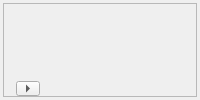
             <widget class="QWidget" name="futuremovie2" native="true">
              <layout class="QVBoxLayout" name="verticalLayout_29">
               <property name="spacing">
                <number>0</number>
               </property>
               <property name="leftMargin">
                <number>3</number>
               </property>
               <property name="topMargin">
                <number>3</number>
               </property>
               <property name="rightMargin">
                <number>3</number>
               </property>
               <property name="bottomMargin">
                <number>3</number>
               </property>
               <item>
                <widget class="QFrame" name="frame_futuremovie2">
                 <property name="frameShape">
                  <enum>QFrame::StyledPanel</enum>
                 </property>
                 <property name="frameShadow">
                  <enum>QFrame::Raised</enum>
                 </property>
                 <layout class="QVBoxLayout" name="verticalLayout_33">
                  <property name="spacing">
                   <number>0</number>
                  </property>
                  <property name="leftMargin">
                   <number>0</number>
                  </property>
                  <property name="topMargin">
                   <number>0</number>
                  </property>
                  <property name="rightMargin">
                   <number>0</number>
                  </property>
                  <property name="bottomMargin">
                   <number>0</number>
                  </property>
                  <item>
                   <layout class="QHBoxLayout" name="horizontalLayout_57" stretch="2,3,3">
                    <property name="spacing">
                     <number>0</number>
                    </property>
                    <property name="sizeConstraint">
                     <enum>QLayout::SetFixedSize</enum>
                    </property>
                    <item>
                     <layout class="QVBoxLayout" name="verticalLayout_30" stretch="5,1">
                      <property name="spacing">
                       <number>2</number>
                      </property>
                      <item>
                       <layout class="QHBoxLayout" name="horizontalLayout_58">
                        <item>
                         <widget class="QLabel" name="posterLabel_f2">
                          <property name="sizePolicy">
                           <sizepolicy hsizetype="Expanding" vsizetype="Expanding">
                            <horstretch>0</horstretch>
                            <verstretch>0</verstretch>
                           </sizepolicy>
                          </property>
                          <property name="styleSheet">
                           <string notr="true"/>
                          </property>
                          <property name="text">
                           <string/>
                          </property>
                         </widget>
                        </item>
                       </layout>
                      </item>
                      <item>
                       <layout class="QHBoxLayout" name="horizontalLayout_59">
                        <item alignment="Qt::AlignHCenter|Qt::AlignVCenter">
                         <widget class="QToolButton" name="detailButton_f2">
                          <property name="sizePolicy">
                           <sizepolicy hsizetype="Ignored" vsizetype="Ignored">
                            <horstretch>0</horstretch>
                            <verstretch>0</verstretch>
                           </sizepolicy>
                          </property>
                          <property name="maximumSize">
                           <size>
                            <width>16777215</width>
                            <height>16777215</height>
                           </size>
                          </property>
                          <property name="text">
                           <string>...</string>
                          </property>
                          <property name="arrowType">
                           <enum>Qt::RightArrow</enum>
                          </property>
                         </widget>
                        </item>
                       </layout>
                      </item>
                     </layout>
                    </item>
                    <item>
                     <layout class="QVBoxLayout" name="verticalLayout_31" stretch="1,1,1,1">
                      <property name="spacing">
                       <number>4</number>
                      </property>
                      <item>
                       <layout class="QHBoxLayout" name="horizontalLayout_60">
                        <item>
                         <widget class="QLabel" name="nameLabel_f2">
                          <property name="sizePolicy">
                           <sizepolicy hsizetype="Ignored" vsizetype="Preferred">
                            <horstretch>0</horstretch>
                            <verstretch>0</verstretch>
                           </sizepolicy>
                          </property>
                          <property name="styleSheet">
                           <string notr="true"/>
                          </property>
                          <property name="text">
                           <string/>
                          </property>
                         </widget>
                        </item>
                       </layout>
                      </item>
                      <item>
                       <layout class="QHBoxLayout" name="horizontalLayout_61">
                        <item>
                         <widget class="QLabel" name="yearLabel_f2">
                          <property name="text">
                           <string/>
                          </property>
                         </widget>
                        </item>
                       </layout>
                      </item>
                      <item>
                       <layout class="QHBoxLayout" name="horizontalLayout_62">
                        <item>
                         <widget class="QLabel" name="regionLabel_f2">
                          <property name="sizePolicy">
                           <sizepolicy hsizetype="Ignored" vsizetype="Preferred">
                            <horstretch>0</horstretch>
                            <verstretch>0</verstretch>
                           </sizepolicy>
                          </property>
                          <property name="styleSheet">
                           <string notr="true"/>
                          </property>
                          <property name="text">
                           <string/>
                          </property>
                         </widget>
                        </item>
                       </layout>
                      </item>
                      <item>
                       <layout class="QHBoxLayout" name="horizontalLayout_63">
                        <item>
                         <widget class="QLabel" name="directorLabel_f2">
                          <property name="sizePolicy">
                           <sizepolicy hsizetype="Ignored" vsizetype="Preferred">
                            <horstretch>0</horstretch>
                            <verstretch>0</verstretch>
                           </sizepolicy>
                          </property>
                          <property name="styleSheet">
                           <string notr="true"/>
                          </property>
                          <property name="text">
                           <string/>
                          </property>
                         </widget>
                        </item>
                       </layout>
                      </item>
                     </layout>
                    </item>
                    <item>
                     <layout class="QVBoxLayout" name="verticalLayout_32" stretch="1,1,1,1">
                      <property name="spacing">
                       <number>4</number>
                      </property>
                      <item>
                       <layout class="QHBoxLayout" name="horizontalLayout_64">
                        <item>
                         <widget class="QLabel" name="ypucLabel_f2">
                          <property name="sizePolicy">
                           <sizepolicy hsizetype="Ignored" vsizetype="Preferred">
                            <horstretch>0</horstretch>
                            <verstretch>0</verstretch>
                           </sizepolicy>
                          </property>
                          <property name="font">
                           <font>
                            <pointsize>9</pointsize>
                           </font>
                          </property>
                          <property name="styleSheet">
                           <string notr="true"/>
                          </property>
                          <property name="text">
                           <string/>
                          </property>
                         </widget>
                        </item>
                       </layout>
                      </item>
                      <item>
                       <layout class="QHBoxLayout" name="horizontalLayout_65">
                        <item>
                         <layout class="QGridLayout" name="gridLayout_10">
                          <property name="spacing">
                           <number>0</number>
                          </property>
                          <item row="0" column="0">
                           <widget class="QLabel" name="label_f2_y1">
                            <property name="sizePolicy">
                             <sizepolicy hsizetype="Ignored" vsizetype="Preferred">
                              <horstretch>0</horstretch>
                              <verstretch>0</verstretch>
                             </sizepolicy>
                            </property>
                            <property name="text">
                             <string/>
                            </property>
                           </widget>
                          </item>
                          <item row="0" column="1">
                           <widget class="QLabel" name="label_f2_y2">
                            <property name="sizePolicy">
                             <sizepolicy hsizetype="Ignored" vsizetype="Preferred">
                              <horstretch>0</horstretch>
                              <verstretch>0</verstretch>
                             </sizepolicy>
                            </property>
                            <property name="text">
                             <string/>
                            </property>
                           </widget>
                          </item>
                          <item row="0" column="2">
                           <widget class="QLabel" name="label_f2_y3">
                            <property name="sizePolicy">
                             <sizepolicy hsizetype="Ignored" vsizetype="Preferred">
                              <horstretch>0</horstretch>
                              <verstretch>0</verstretch>
                             </sizepolicy>
                            </property>
                            <property name="text">
                             <string/>
                            </property>
                           </widget>
                          </item>
                          <item row="0" column="3">
                           <widget class="QLabel" name="label_f2_y4">
                            <property name="sizePolicy">
                             <sizepolicy hsizetype="Ignored" vsizetype="Preferred">
                              <horstretch>0</horstretch>
                              <verstretch>0</verstretch>
                             </sizepolicy>
                            </property>
                            <property name="text">
                             <string/>
                            </property>
                           </widget>
                          </item>
                          <item row="0" column="4">
                           <widget class="QLabel" name="label_f2_y5">
                            <property name="sizePolicy">
                             <sizepolicy hsizetype="Ignored" vsizetype="Preferred">
                              <horstretch>0</horstretch>
                              <verstretch>0</verstretch>
                             </sizepolicy>
                            </property>
                            <property name="text">
                             <string/>
                            </property>
                           </widget>
                          </item>
                         </layout>
                        </item>
                       </layout>
                      </item>
                      <item>
                       <layout class="QHBoxLayout" name="horizontalLayout_66">
                        <item>
                         <widget class="QLabel" name="dbLabel_f2">
                          <property name="sizePolicy">
                           <sizepolicy hsizetype="Ignored" vsizetype="Preferred">
                            <horstretch>0</horstretch>
                            <verstretch>0</verstretch>
                           </sizepolicy>
                          </property>
                          <property name="font">
                           <font>
                            <pointsize>9</pointsize>
                           </font>
                          </property>
                          <property name="styleSheet">
                           <string notr="true"/>
                          </property>
                          <property name="text">
                           <string/>
                          </property>
                         </widget>
                        </item>
                       </layout>
                      </item>
                      <item>
                       <layout class="QHBoxLayout" name="horizontalLayout_67">
                        <item>
                         <layout class="QGridLayout" name="gridLayout_11">
                          <property name="spacing">
                           <number>0</number>
                          </property>
                          <item row="0" column="3">
                           <widget class="QLabel" name="label_f2_d4">
                            <property name="sizePolicy">
                             <sizepolicy hsizetype="Ignored" vsizetype="Preferred">
                              <horstretch>0</horstretch>
                              <verstretch>0</verstretch>
                             </sizepolicy>
                            </property>
                            <property name="text">
                             <string/>
                            </property>
                           </widget>
                          </item>
                          <item row="0" column="1">
                           <widget class="QLabel" name="label_f2_d2">
                            <property name="sizePolicy">
                             <sizepolicy hsizetype="Ignored" vsizetype="Preferred">
                              <horstretch>0</horstretch>
                              <verstretch>0</verstretch>
                             </sizepolicy>
                            </property>
                            <property name="text">
                             <string/>
                            </property>
                           </widget>
                          </item>
                          <item row="0" column="2">
                           <widget class="QLabel" name="label_f2_d3">
                            <property name="sizePolicy">
                             <sizepolicy hsizetype="Ignored" vsizetype="Preferred">
                              <horstretch>0</horstretch>
                              <verstretch>0</verstretch>
                             </sizepolicy>
                            </property>
                            <property name="text">
                             <string/>
                            </property>
                           </widget>
                          </item>
                          <item row="0" column="0">
                           <widget class="QLabel" name="label_f2_d1">
                            <property name="sizePolicy">
                             <sizepolicy hsizetype="Ignored" vsizetype="Preferred">
                              <horstretch>0</horstretch>
                              <verstretch>0</verstretch>
                             </sizepolicy>
                            </property>
                            <property name="text">
                             <string/>
                            </property>
                           </widget>
                          </item>
                          <item row="0" column="4">
                           <widget class="QLabel" name="label_f2_d5">
                            <property name="sizePolicy">
                             <sizepolicy hsizetype="Ignored" vsizetype="Preferred">
                              <horstretch>0</horstretch>
                              <verstretch>0</verstretch>
                             </sizepolicy>
                            </property>
                            <property name="text">
                             <string/>
                            </property>
                           </widget>
                          </item>
                         </layout>
                        </item>
                       </layout>
                      </item>
                     </layout>
                    </item>
                   </layout>
                  </item>
                 </layout>
                </widget>
               </item>
              </layout>
             </widget>
